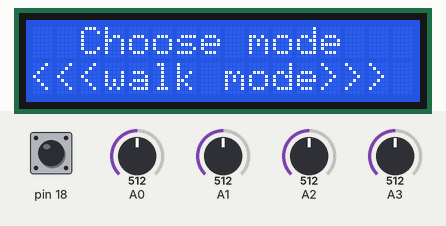
A sketch run on a simulated Arduino Uno, built with avr-gcc and run on an emulated ATmega328P. Parts: 16×2 character LCD. The inputs (shaded band) are chosen by the test bench; at power-on: A1 = 512, pin 18 HIGH, A0 = 512, A2 = 512, A3 = 512. No radio packets arrive unless stated; what the sketch prints to the serial monitor is not drawn.

Above: at 0.8 s.
0.9 s: A1 set to 411
2.6 s: A1 set to 387
At 3.5 s:
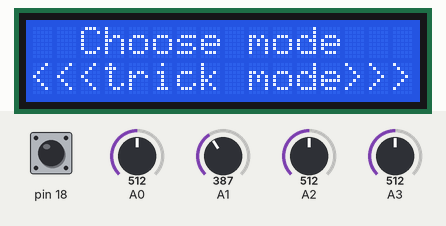
5.6 s: pin 18 pulled LOW for 3.2 s
At 5.9 s:
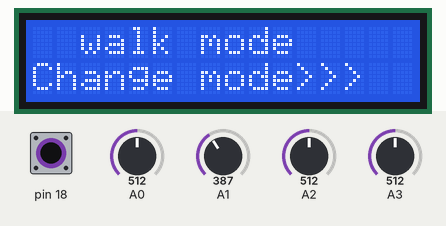
10.7 s: pin 18 pulled LOW for 0.15 s
At 11.1 s:
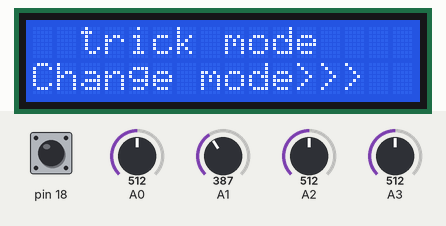
12.3 s: A1 set to 410
14.2 s: pin 18 pulled LOW for 1 s
At 15.7 s:
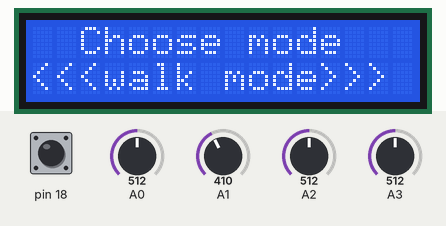
Timing chart, 0 to 17.2 s (numbered marks = the images above; inputs shaded):
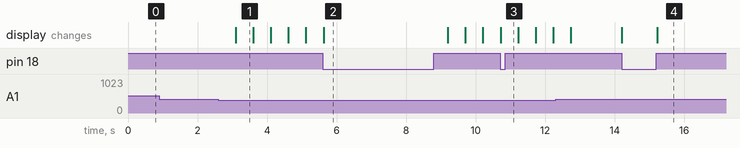

The sketch:

controler_v3.0.ino
```cpp
#include <LiquidCrystal.h>  // lcd library
#include <SPI.h>
#include "RF24.h"

const uint64_t pipe = 0xE8E8F0F0E1LL;
RF24 radio(9,10);
LiquidCrystal lcd(2, 8, 3, 4, 5, 6);

bool sending=false;
byte data[5];
bool spiderMode=true; // true=walking , false=tricks

void setup() {
Serial.begin(115200);
radio.begin();
radio.openWritingPipe(pipe);
pinMode(18,INPUT_PULLUP);
pinMode(19,INPUT_PULLUP);
lcd.begin(16, 2);
chooseMode();
}

void loop() {
 if (spiderMode){
  data[4]=1;
 }else {
  data[4]=0;
 }
 sendData();
 if (digitalRead(18)==LOW){
 delay(500);
 chooseMode();
 }
}


void sendData(){
  byte leftHorizontal=map(analogRead(A0),0,1023,0,255);
  byte leftVertical=map(analogRead(A1),0,1023,0,255);
  byte rightVertical=map(analogRead(A2),0,1023,0,255);
  byte rightHorizontal=map(analogRead(A3),0,1023,0,255);
        data[1]=leftVertical;
        data[0]=leftHorizontal;
        data[3]=rightVertical;
        data[2]=rightHorizontal;
        Serial.print(data[0]);
        Serial.print(" , ");
        Serial.print(data[1]);
        Serial.print(" , ");
        Serial.print(data[2]);
        Serial.print(" , ");
        Serial.print(data[3]);
        Serial.print(" , ");
        Serial.println(data[4]);

        sending=false;
        while (!sending){
        sending=radio.write(data, sizeof(data));
        }
}
```

chooseMode.ino
```cpp
void chooseMode(){

lcd.setCursor(2,0);
lcd.print("Choose mode");
lcd.setCursor(0,1);
lcd.print("<<<walk mode>>>");

while (digitalRead(18)==HIGH){
  if (spiderMode){
    lcd.setCursor(0,1);
    lcd.print("<<<walk mode>>>");
  }
  else{
    lcd.setCursor(0,1);
    lcd.print("<<<trick mode>>>");
  }

  Serial.println(analogRead(A1));
  if (analogRead(A1)>700 || analogRead(A1)<400){
  spiderMode=!spiderMode;
  delay(500);
  }
}

lcd.clear();
lcd.setCursor(2,0);
  if (spiderMode){
   lcd.print("walk mode ");
  } else {
   lcd.print("trick mode");
  }
lcd.setCursor(0,1);
lcd.print("Change mode>>>");

}
```

Measured:
- the behaviour switches between 400 and 399 on A1 (found by bisection; images 0 and 1)
- after the input at 2.6 s, the display: changes after 0.50 s (image 1)
- after the input at 5.6 s, the display: changes at once (image 2)
- after the input at 10.7 s, the display: changes at once (image 3)
- after the input at 14.2 s, the display: first changes at once (image 4 shows a later state)
- what the display in image 1 shows lasts 0.5 s, from 3.1 s to 3.6 s
